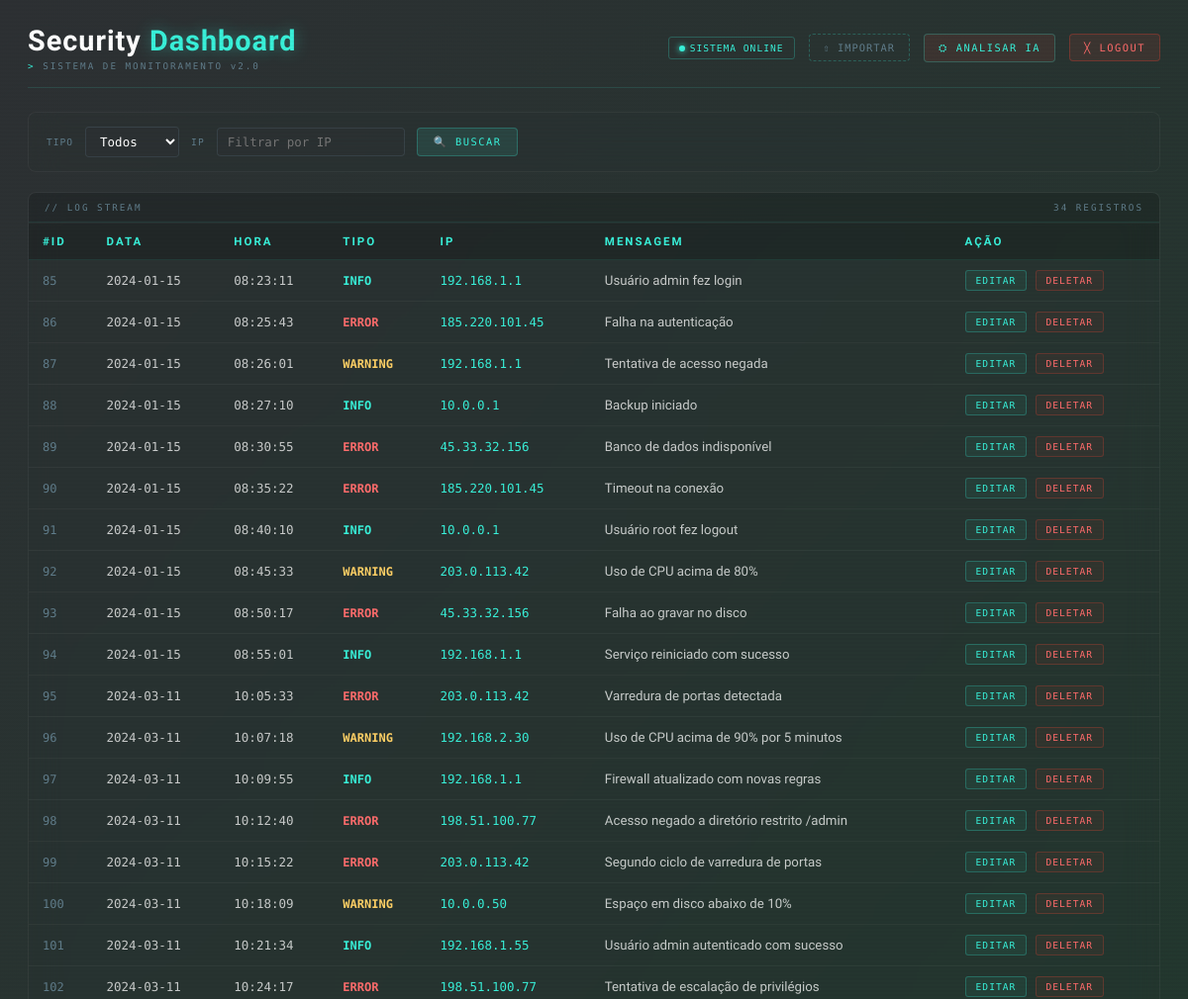
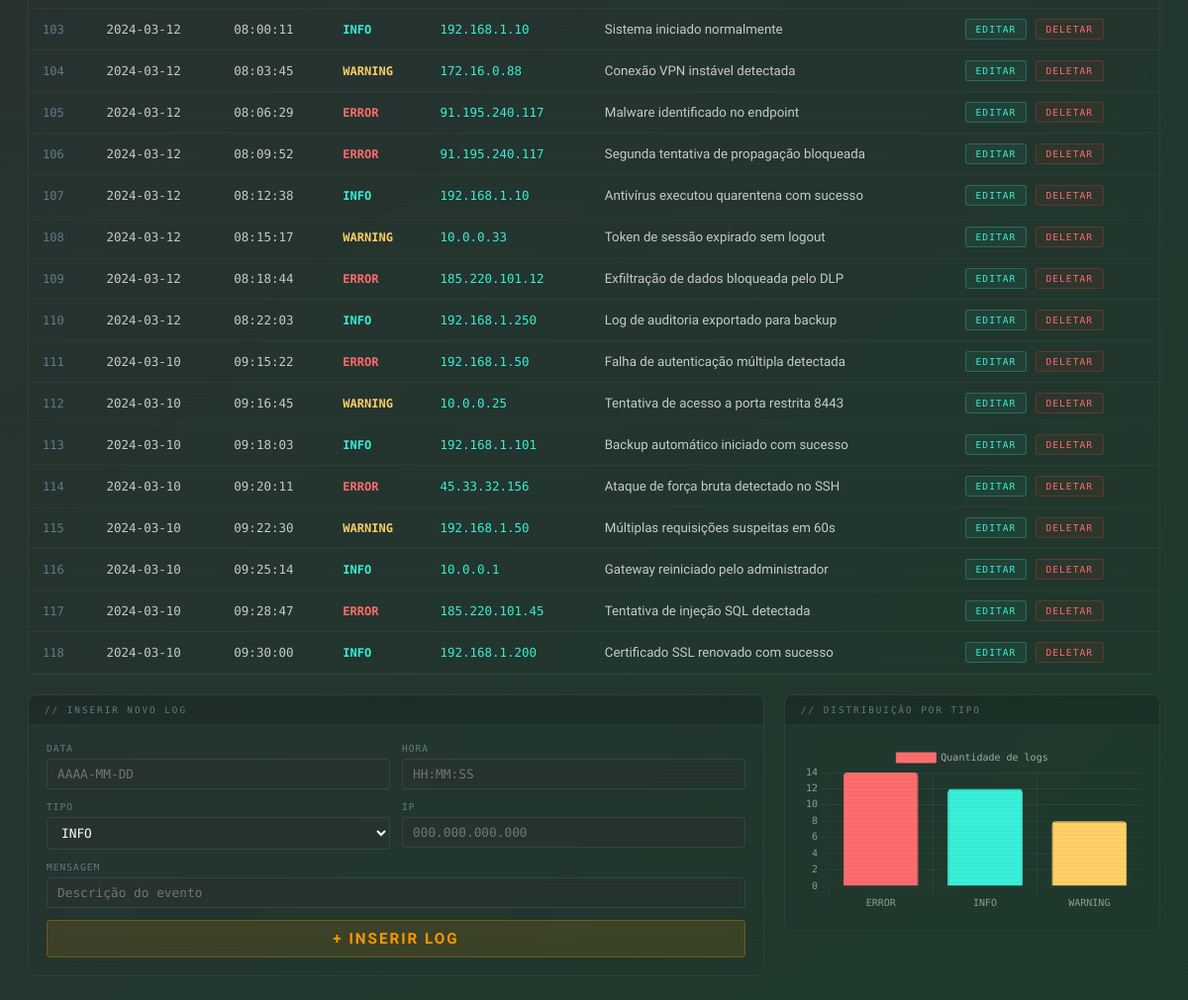
/ (signed in), run on the app's committed database (2 pictures, top to bottom).
### tables this page shows
CREATE TABLE logs (
            id INTEGER PRIMARY KEY AUTOINCREMENT,
            date TEXT,
            hour INTEGER,
            type TEXT,
            ip TEXT,
            message TEXT
            );

### app.py (the view)
@app.route('/')
@login_required
def index():
    tipo = request.args.get('tipo','')
    ip = request.args.get('ip','')
    if tipo:
        logs = buscar_logs_por_tipo(tipo)
    elif ip:
        logs = buscar_logs_por_ip(ip)
    else:
        logs = buscar_log()
    contagem = contar_logs_por_tipo()
    return render_template('index.html', logs=logs, contagem=contagem, tipo=tipo, ip=ip)

### app.py (called while the page is built)
@login_manager.user_loader
def carregar_usuario(id):
    from database import buscar_usuario_por_id
    usuario = buscar_usuario_por_id(id)
    if usuario:
        return Usuario(usuario[0], usuario[1])
    return None

### database.py (called while the page is built)
def conectar():
    conn = sqlite3.connect('database.db')
    return conn

def buscar_log():
    conn = conectar()
    cursor = conn.cursor()
    cursor.execute("SELECT * FROM logs")
    logs = cursor.fetchall()
    conn.close()
    return logs

def buscar_usuario_por_id(id):
    conn = conectar()
    cursor = conn.cursor()
    cursor.execute("SELECT * FROM usuarios WHERE id = ?", (id,))
    usuario = cursor.fetchone()
    conn.close()
    return usuario

def contar_logs_por_tipo():
    conn = conectar()
    cursor = conn.cursor()
    cursor.execute('''SELECT type, COUNT(*) FROM logs GROUP BY type''')
    resultado = cursor.fetchall()
    conn.close()
    return resultado

### templates/index.html (shortened to what this page needs)
<!DOCTYPE html>
<html lang="pt-br">
<head>
</head>
<body>
<div class="page">
    <div class="header">
        <div class="header-left">
            <h1>Security <span>Dashboard</span></h1>
            <div class="header-sub">SISTEMA DE MONITORAMENTO v2.0</div>
        </div>
        <div class="header-right">
    <div class="status-pill"><span class="dot"></span>SISTEMA ONLINE</div>
    <form method="POST" action="/upload" enctype="multipart/form-data" style="display:inline-flex;align-items:center;">
        <label for="arquivo" style="font-family:var(--mono);font-size:0.65rem;color:var(--gray);letter-spacing:1px;cursor:pointer;border:1px dashed rgba(57,240,217,0.25);padding:7px 14px;border-radius:4px;" id="file-label">&#8679; IMPORTAR</label>
    </form>
    <a href="/analisar" class="btn-logout" style="border-color:rgba(57,240,217,0.25);color:var(--teal);">&#9965; ANALISAR IA</a>
    <a href="/logout" class="btn-logout">&#9587; LOGOUT</a>
</div>
    </div>
    <form method="GET" action="/">
        <div class="filters">
            <label>TIPO</label>
            <select name="tipo" onchange="this.form.submit()">
                <option value="">Todos</option>
            </select>
            <label>IP</label>
            <input type="text" name="ip" value="{{ ip }}" placeholder="Filtrar por IP">
            <button type="submit" class="btn-buscar">&#128269; BUSCAR</button>
        </div>
    </form>
    <div class="table-wrap">
        <div class="table-head-bar">
            <span>// LOG STREAM</span>
            <span id="log-count">CARREGANDO...</span>
        </div>
        <table>
            <tr>
                <th>#ID</th>
                <th>Data</th>
                <th>Hora</th>
                <th>Tipo</th>
                <th>IP</th>
                <th>Mensagem</th>
                <th>Ação</th>
            </tr>
            {% for log in logs %}
            <tr>
                <td style="font-family:var(--mono);font-size:0.75rem;color:var(--gray);">{{ log[0] }}</td>
                <td style="font-family:var(--mono);font-size:0.78rem;">{{ log[1] }}</td>
                <td style="font-family:var(--mono);font-size:0.78rem;">{{ log[2] }}</td>
                <td class="{{ log[3] }}">{{ log[3] }}</td>
                <td style="font-family:var(--mono);font-size:0.78rem;color:var(--teal);">{{ log[4] }}</td>
                <td>{{ log[5] }}</td>
                <td>
                    <a href="/editar/{{ log[0] }}" class="btn-act btn-edit-act">EDITAR</a>
                    <a href="/deletar/{{ log[0] }}" class="btn-act btn-del-act">DELETAR</a>
                </td>
            </tr>
            {% endfor %}
        </table>
    </div>
    <div class="bottom-grid">
        <div class="insert-panel">
            <div class="panel-title-bar">// INSERIR NOVO LOG</div>
            <form method="POST" action="/inserir" class="insert-form">
                <div>
                    <label>DATA</label>
                    <input type="text" name="date" placeholder="AAAA-MM-DD">
                </div>
                <div>
                    <label>HORA</label>
                    <input type="text" name="hour" placeholder="HH:MM:SS">
                </div>
                <div>
                    <label>TIPO</label>
                    <select name="type">
                        <option value="INFO">INFO</option>
                    </select>
                </div>
                <div>
                    <label>IP</label>
                    <input type="text" name="ip" placeholder="000.000.000.000">
                </div>
                <div class="full">
                    <label>MENSAGEM</label>
                    <input type="text" name="message" placeholder="Descrição do evento">
                </div>
                <button type="submit" class="btn-inserir">+ Inserir Log</button>
            </form>
        </div>
        <div class="chart-panel">
            <div class="panel-title-bar">// DISTRIBUIÇÃO POR TIPO</div>
            <div class="chart-body">
                <canvas id="grafico"></canvas>
            </div>
        </div>
    </div>
</div>
<script>
    // Contador de logs
    const rows = document.querySelectorAll('table tr').length - 1;
    document.getElementById('log-count').textContent = rows + ' REGISTROS';
    // Gráfico
    const contagem = {{ contagem | tojson }};
    const labels   = contagem.map(item => item[0]);
    const valores  = contagem.map(item => item[1]);
    new Chart(document.getElementById('grafico'), {
        type: 'bar',
        data: {
            labels: labels,
            datasets: [{
                label: 'Quantidade de logs',
                data: valores,
                backgroundColor: ['#ff6d6d','#39F0D9','#ffd166'],
                borderColor:     ['#ff6d6d','#39F0D9','#ffd166'],
                borderWidth: 1,
                borderRadius: 4,
            }]
        },
        options: {
            responsive: true,
            plugins: {
                legend: { labels: { color:'rgba(255,255,255,0.6)', font:{ family:'Space Mono', size:10 } } }
            },
            scales: {
                x: { ticks:{ color:'rgba(255,255,255,0.5)', font:{ family:'Space Mono', size:10 } }, grid:{ color:'rgba(255,255,255,0.05)' } },
                y: { ticks:{ color:'rgba(255,255,255,0.5)', font:{ family:'Space Mono', size:10 } }, grid:{ color:'rgba(255,255,255,0.05)' } }
            }
        }
    });
</script>
</body>
</html>

### data on the page
logs: id "85", date "2024-01-15", hour "08:23:11", type "INFO", ip "192.168.1.1", message "Usuário admin fez login"
logs: id "86", date "2024-01-15", hour "08:25:43", type "ERROR", ip "185.220.101.45", message "Falha na autenticação"
logs: id "87", date "2024-01-15", hour "08:26:01", type "WARNING", ip "192.168.1.1", message "Tentativa de acesso negada"
logs: id "88", date "2024-01-15", hour "08:27:10", type "INFO", ip "10.0.0.1", message "Backup iniciado"
logs: id "89", date "2024-01-15", hour "08:30:55", type "ERROR", ip "45.33.32.156", message "Banco de dados indisponível"
logs: id "90", date "2024-01-15", hour "08:35:22", type "ERROR", ip "185.220.101.45", message "Timeout na conexão"
logs: id "91", date "2024-01-15", hour "08:40:10", type "INFO", ip "10.0.0.1", message "Usuário root fez logout"
logs: id "92", date "2024-01-15", hour "08:45:33", type "WARNING", ip "203.0.113.42", message "Uso de CPU acima de 80%"
logs: id "93", date "2024-01-15", hour "08:50:17", type "ERROR", ip "45.33.32.156", message "Falha ao gravar no disco"
logs: id "94", date "2024-01-15", hour "08:55:01", type "INFO", ip "192.168.1.1", message "Serviço reiniciado com sucesso"
logs: id "95", date "2024-03-11", hour "10:05:33", type "ERROR", ip "203.0.113.42", message "Varredura de portas detectada"
logs: id "96", date "2024-03-11", hour "10:07:18", type "WARNING", ip "192.168.2.30", message "Uso de CPU acima de 90% por 5 minutos"
logs: id "97", date "2024-03-11", hour "10:09:55", type "INFO", ip "192.168.1.1", message "Firewall atualizado com novas regras"
logs: id "98", date "2024-03-11", hour "10:12:40", type "ERROR", ip "198.51.100.77", message "Acesso negado a diretório restrito /admin"
logs: id "99", date "2024-03-11", hour "10:15:22", type "ERROR", ip "203.0.113.42", message "Segundo ciclo de varredura de portas"
logs: id "100", date "2024-03-11", hour "10:18:09", type "WARNING", ip "10.0.0.50", message "Espaço em disco abaixo de 10%"
logs: id "101", date "2024-03-11", hour "10:21:34", type "INFO", ip "192.168.1.55", message "Usuário admin autenticado com sucesso"
logs: id "102", date "2024-03-11", hour "10:24:17", type "ERROR", ip "198.51.100.77", message "Tentativa de escalação de privilégios"
logs: id "103", date "2024-03-12", hour "08:00:11", type "INFO", ip "192.168.1.10", message "Sistema iniciado normalmente"
logs: id "104", date "2024-03-12", hour "08:03:45", type "WARNING", ip "172.16.0.88", message "Conexão VPN instável detectada"
logs: id "105", date "2024-03-12", hour "08:06:29", type "ERROR", ip "91.195.240.117", message "Malware identificado no endpoint"
logs: id "106", date "2024-03-12", hour "08:09:52", type "ERROR", ip "91.195.240.117", message "Segunda tentativa de propagação bloqueada"
logs: id "107", date "2024-03-12", hour "08:12:38", type "INFO", ip "192.168.1.10", message "Antivírus executou quarentena com sucesso"
logs: id "108", date "2024-03-12", hour "08:15:17", type "WARNING", ip "10.0.0.33", message "Token de sessão expirado sem logout"
logs: id "109", date "2024-03-12", hour "08:18:44", type "ERROR", ip "185.220.101.12", message "Exfiltração de dados bloqueada pelo DLP"
logs: id "110", date "2024-03-12", hour "08:22:03", type "INFO", ip "192.168.1.250", message "Log de auditoria exportado para backup"
logs: id "111", date "2024-03-10", hour "09:15:22", type "ERROR", ip "192.168.1.50", message "Falha de autenticação múltipla detectada"
logs: id "112", date "2024-03-10", hour "09:16:45", type "WARNING", ip "10.0.0.25", message "Tentativa de acesso a porta restrita 8443"
logs: id "113", date "2024-03-10", hour "09:18:03", type "INFO", ip "192.168.1.101", message "Backup automático iniciado com sucesso"
logs: id "114", date "2024-03-10", hour "09:20:11", type "ERROR", ip "45.33.32.156", message "Ataque de força bruta detectado no SSH"
logs: id "115", date "2024-03-10", hour "09:22:30", type "WARNING", ip "192.168.1.50", message "Múltiplas requisições suspeitas em 60s"
logs: id "116", date "2024-03-10", hour "09:25:14", type "INFO", ip "10.0.0.1", message "Gateway reiniciado pelo administrador"
logs: id "117", date "2024-03-10", hour "09:28:47", type "ERROR", ip "185.220.101.45", message "Tentativa de injeção SQL detectada"
logs: id "118", date "2024-03-10", hour "09:30:00", type "INFO", ip "192.168.1.200", message "Certificado SSL renovado com sucesso"

### other printed values
chart data {{ contagem | tojson }} [["ERROR", 14], ["INFO", 12], ["WARNING", 8]]
